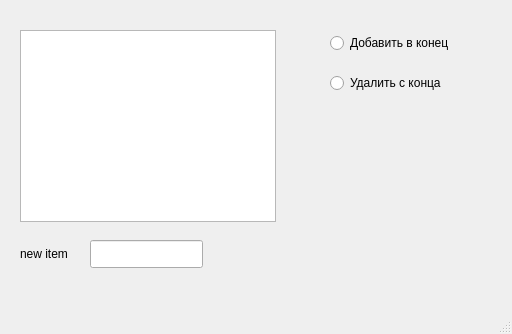
<?xml version="1.0" encoding="UTF-8"?>
<ui version="4.0">
 <class>MainWindow</class>
 <widget class="QMainWindow" name="MainWindow">
  <property name="geometry">
   <rect>
    <x>0</x>
    <y>0</y>
    <width>512</width>
    <height>334</height>
   </rect>
  </property>
  <property name="windowTitle">
   <string>MainWindow</string>
  </property>
  <widget class="QWidget" name="centralwidget">
   <widget class="QTextBrowser" name="textBrowser">
    <property name="geometry">
     <rect>
      <x>20</x>
      <y>30</y>
      <width>256</width>
      <height>192</height>
     </rect>
    </property>
   </widget>
   <widget class="QRadioButton" name="radioButton">
    <property name="geometry">
     <rect>
      <x>330</x>
      <y>30</y>
      <width>161</width>
      <height>26</height>
     </rect>
    </property>
    <property name="text">
     <string>Добавить в конец</string>
    </property>
   </widget>
   <widget class="QRadioButton" name="radioButton_2">
    <property name="geometry">
     <rect>
      <x>330</x>
      <y>70</y>
      <width>151</width>
      <height>26</height>
     </rect>
    </property>
    <property name="text">
     <string>Удалить с конца</string>
    </property>
   </widget>
   <widget class="QLineEdit" name="lineEdit">
    <property name="geometry">
     <rect>
      <x>90</x>
      <y>240</y>
      <width>113</width>
      <height>28</height>
     </rect>
    </property>
   </widget>
   <widget class="QLabel" name="label">
    <property name="geometry">
     <rect>
      <x>20</x>
      <y>240</y>
      <width>61</width>
      <height>28</height>
     </rect>
    </property>
    <property name="text">
     <string>new item</string>
    </property>
   </widget>
  </widget>
  <widget class="QMenuBar" name="menubar">
   <property name="geometry">
    <rect>
     <x>0</x>
     <y>0</y>
     <width>512</width>
     <height>25</height>
    </rect>
   </property>
  </widget>
  <widget class="QStatusBar" name="statusbar"/>
 </widget>
 <resources/>
 <connections/>
</ui>
